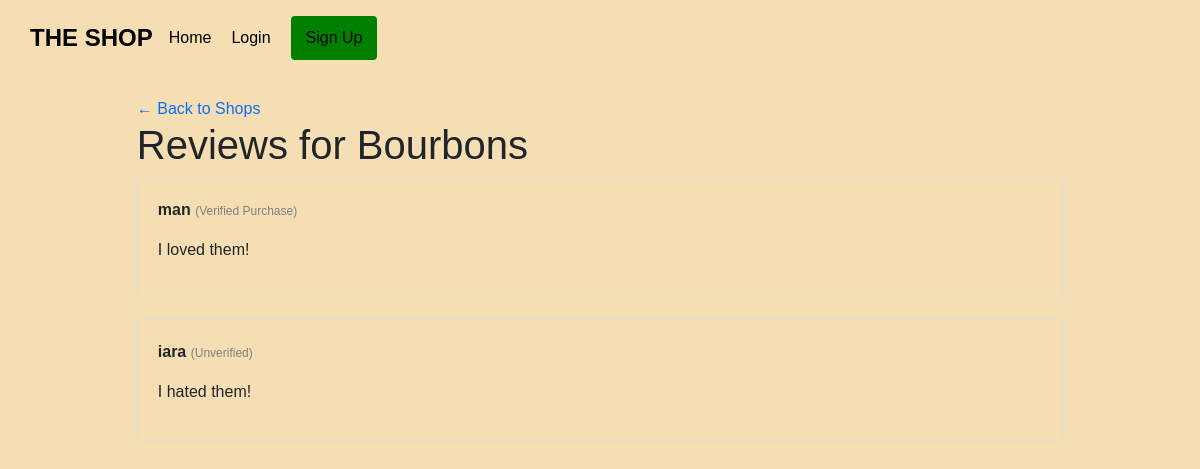
/product/1/reviews/, run on the app's committed database.
### ecommerce/models.py (models this page shows)
class Product(models.Model):
    store = models.ForeignKey(Store, on_delete=models.CASCADE)
    name = models.CharField(max_length=200)
    price = models.DecimalField(max_digits=10, decimal_places=2)
    stock = models.IntegerField(default=1)

class Review(models.Model):
    product = models.ForeignKey(Product, on_delete=models.CASCADE)
    user = models.ForeignKey(
        settings.AUTH_USER_MODEL, on_delete=models.CASCADE
    )
    content = models.TextField()
    is_verified = models.BooleanField(default=False)

### ecommerce/views.py (the view, shortened to what this page needs)
def product_reviews(request, product_id):
    product = Product.objects.get(id=product_id)
    reviews = Review.objects.filter(product=product)
    has_bought = False
    if request.user.is_authenticated:
        has_bought = Purchase.objects.filter(
            user=request.user, product=product
        ).exists()
    return render(
        request,
        "ecommerce/product_reviews.html",
        {"product": product, "reviews": reviews, "has_bought": has_bought},
    )

### ecommerce/templates/ecommerce/product_reviews.html (shortened to what this page needs)
{% extends 'ecommerce/base.html' %}
{% block content %}
<div class="container">
    <a href="{% url 'product_list' %}" class="nav-links" style="text-decoration: none;">← Back to Shops</a>
    <h1>Reviews for {{ product.name }}</h1>
    <div class="reviews-list">
        {% for review in reviews %}
            <div class="hub-card" style="width: 100%; margin-bottom: 20px;">
                <p>
                    <strong>{{ review.user.username }}</strong>
                    <span class="vendor-badge">
                        {% if review.is_verified %}
                            (Verified Purchase)
                        {% else %}
                            (Unverified)
                        {% endif %}
                    </span>
                </p>
                <p>{{ review.content }}</p>
            </div>
        {% empty %}
            <p>No reviews yet. Be the first to leave one!</p>
        {% endfor %}
    </div>
</div>
{% endblock %}

### ecommerce/static/ecommerce/styles.css (style rules this page uses)
body { background-color: wheat; font-family: Arial, sans-serif; margin: 0; padding: 0; }
.nav-links { display: flex; align-items: center; }
.container { width: 90%; max-width: 1100px; margin: 20px auto; }
.vendor-badge { color: gray; font-size: 12px; }
.hub-card { background-color: wheat; border: 1px solid #ddd; padding: 20px; width: 50%; }

### data on the page
Product: name "Bourbons"
Review: user.username "man", is_verified "(Verified Purchase)", content "I loved them!"
Review: user.username "iara", is_verified "(Unverified)", content "I hated them!"
